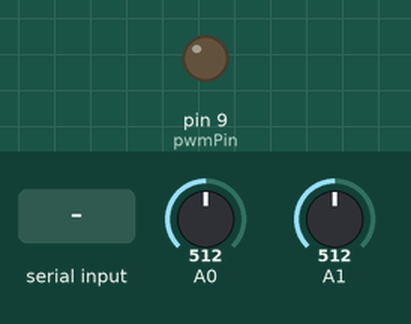
This sketch was run on a simulated Arduino Uno, built with avr-gcc and run on an emulated ATmega328P. Shown: output pins drawn as LEDs (lit = HIGH). Inputs (shaded band) come from the test bench; at power-on: A0 = 512, A1 = 512. What the sketch prints to the serial monitor is not drawn.

Above: at 1.2 s.
1.3 s: "2" received over Serial
At 2.1 s:
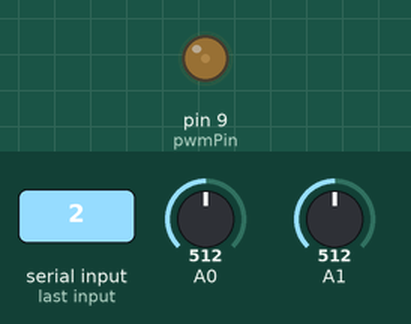
2.8 s: "3" received over Serial
At 3.2 s:
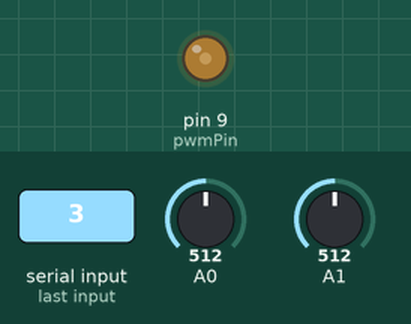
4.3 s: "5" received over Serial
At 5.5 s:
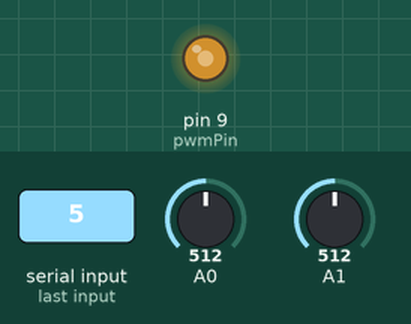
5.8 s: "7" received over Serial
At 6.7 s:
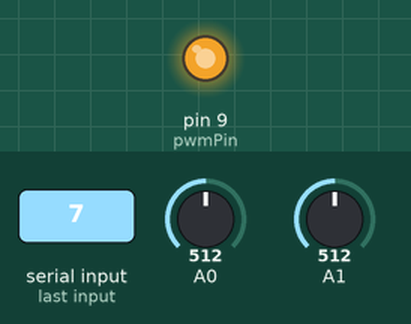
Timing chart, 0 to 8.3 s (numbered marks = the images above; inputs shaded):
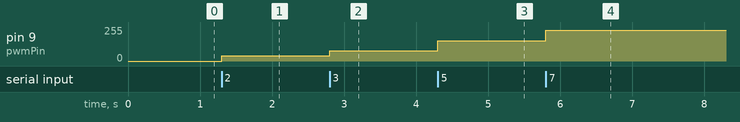

The sketch:

arduino.ino
```cpp
const int pwmPin = 9;
int command;
float tmpVoltaje, voltajes[] = {0, 0.75, 1.5, 2.25, 3, 3.75, 4.5};

void setup()
{
  Serial.begin(9600);
  pinMode(A0, INPUT);
  pinMode(A1, INPUT);
}

void loop()
{
  while(Serial.available() > 0)
  {
    command = Serial.read();
    switch(command)
    {
      case '1':
        tmpVoltaje = voltajes[0];
        tmpVoltaje = tmpVoltaje * (255/ 5);
        analogWrite(pwmPin, tmpVoltaje);
        delay(500);
        Serial.print(analogRead(A0));
        delay(250);
        Serial.print(analogRead(A1));
        break;
      case '2':
        tmpVoltaje = voltajes[1];
        tmpVoltaje = tmpVoltaje * (255/ 5);
        analogWrite(pwmPin, tmpVoltaje);
        delay(500);
        Serial.print(analogRead(A0));
        delay(250);
        Serial.print(analogRead(A1));
        break;
      case '3':
        tmpVoltaje = voltajes[2];
        tmpVoltaje = tmpVoltaje * (255/ 5);
        analogWrite(pwmPin, tmpVoltaje);
        delay(500);
        Serial.print(analogRead(A0));
        delay(250);
        Serial.print(analogRead(A1));
        break;
      case '4':
        tmpVoltaje = voltajes[3];
        tmpVoltaje = tmpVoltaje * (255/ 5);
        analogWrite(pwmPin, tmpVoltaje);
        delay(500);
        Serial.print(analogRead(A0));
        delay(250);
        Serial.print(analogRead(A1));
        break;
      case '5':
        tmpVoltaje = voltajes[4];
        tmpVoltaje = tmpVoltaje * (255/ 5);
        analogWrite(pwmPin, tmpVoltaje);
        delay(500);
        Serial.print(analogRead(A0));
        delay(250);
        Serial.print(analogRead(A1));
        break;
      case '6':
        tmpVoltaje = voltajes[5];
        tmpVoltaje = tmpVoltaje * (255/ 5);
        analogWrite(pwmPin, tmpVoltaje);
        delay(500);
        Serial.print(analogRead(A0));
        delay(250);
        Serial.print(analogRead(A1));
        break;
      case '7':
        tmpVoltaje = voltajes[6];
        tmpVoltaje = tmpVoltaje * (255/ 5);
        analogWrite(pwmPin, tmpVoltaje);
        delay(500);
        Serial.print(analogRead(A0));
        delay(250);
        Serial.print(analogRead(A1));
        break;
      default:
        tmpVoltaje = voltajes[0];
        tmpVoltaje = tmpVoltaje * (255/ 5);
        analogWrite(pwmPin, tmpVoltaje);
        break;
    }
  }
}

//voltajes[command-1]
```

Measured:
- after the input at 1.3 s, pin 9 (pwmPin): 0/255 → 38/255 at once
- after the input at 2.8 s, pin 9 (pwmPin): 38/255 → 76/255 at once
- after the input at 4.3 s, pin 9 (pwmPin): 76/255 → 153/255 at once
- after the input at 5.8 s, pin 9 (pwmPin): 153/255 → 229/255 at once
